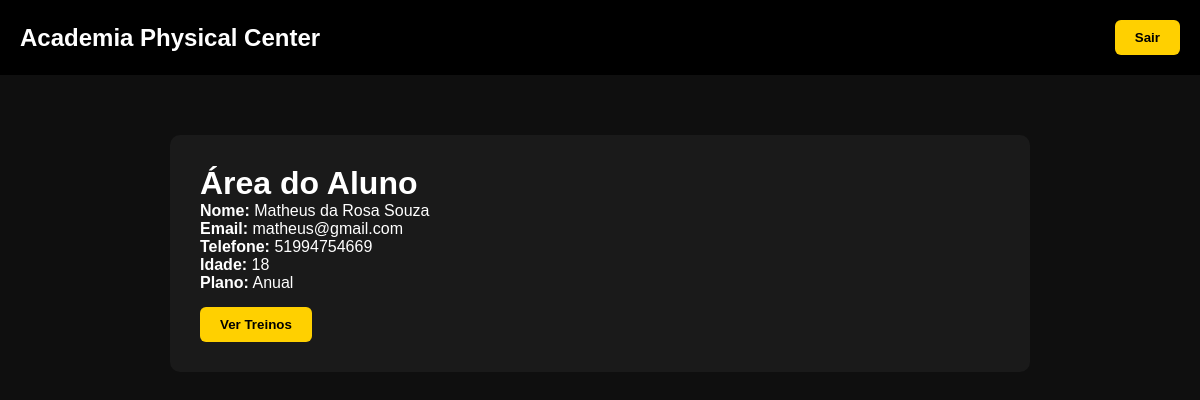
The app's page /area_aluno.php (signed in) with its own data.
### tables this page shows
CREATE TABLE usuarios (
            id INTEGER PRIMARY KEY AUTOINCREMENT,
            nome TEXT NOT NULL,
            email TEXT UNIQUE,
            senha TEXT,
            telefone TEXT,
            idade INTEGER,
            plano TEXT
        );

### area_aluno.php (the view, shortened to what this page needs)
<?php
require "database.php";
$id = $_SESSION['usuario'];
$sql = $db->prepare("SELECT * FROM usuarios WHERE id = ?");
$sql->execute([$id]);
$user = $sql->fetch();
?>
<!DOCTYPE html>
<html lang="pt-BR">
<head>
    <link rel="stylesheet" href="style.css">
</head>
<body>
<header>
    <div class="header-container">
        <h1 class="logo">Academia Physical Center</h1>
        <div class="header-buttons">
            <a href="index.php">
                <button type="button">Sair</button>
            </a>
        </div>
    </div>
</header>
<div class="aluno-container">
    <div class="aluno-info">
        <h1>Área do Aluno</h1>
        <p><strong>Nome:</strong> <?= htmlspecialchars($user['nome']) ?></p>
        <p><strong>Email:</strong> <?= htmlspecialchars($user['email']) ?></p>
        <p><strong>Telefone:</strong> <?= htmlspecialchars($user['telefone']) ?></p>
        <p><strong>Idade:</strong> <?= htmlspecialchars($user['idade']) ?></p>
        <p><strong>Plano:</strong> <?= htmlspecialchars($user['plano']) ?></p>
        <div class="menu-aluno">
            <a href="treinos.php">
                <button type="button">Ver Treinos</button>
            </a>
        </div>
    </div>
</div>
</body>
</html>

### style.css (style rules this page uses)
* { margin: 0; padding: 0; box-sizing: border-box; font-family: Arial, Helvetica, sans-serif; }
body { background: #0f0f0f; color: white; }
header { width: 100%; background: #000; }
.header-container { max-width: 1200px; margin: auto; display: flex; align-items: center; justify-content: space-between; padding: 20px; }
header h1 { font-size: 24px; }
button { background: #ffd000; border: none; padding: 10px 20px; font-weight: bold; cursor: pointer; transition: 0.3s; border-radius: 6px; }
.header-buttons { display: flex; gap: 10px; }
.aluno-container { max-width: 900px; margin: 60px auto; padding: 0 20px; }
.aluno-info { background: #1a1a1a; padding: 30px; border-radius: 10px; margin-bottom: 30px; }
.menu-aluno { margin-top: 15px; display: flex; gap: 8px; }

### records on screen
usuarios: nome "Matheus da Rosa Souza", email "matheus@gmail.com", telefone "51994754669", idade "18", plano "Anual"
